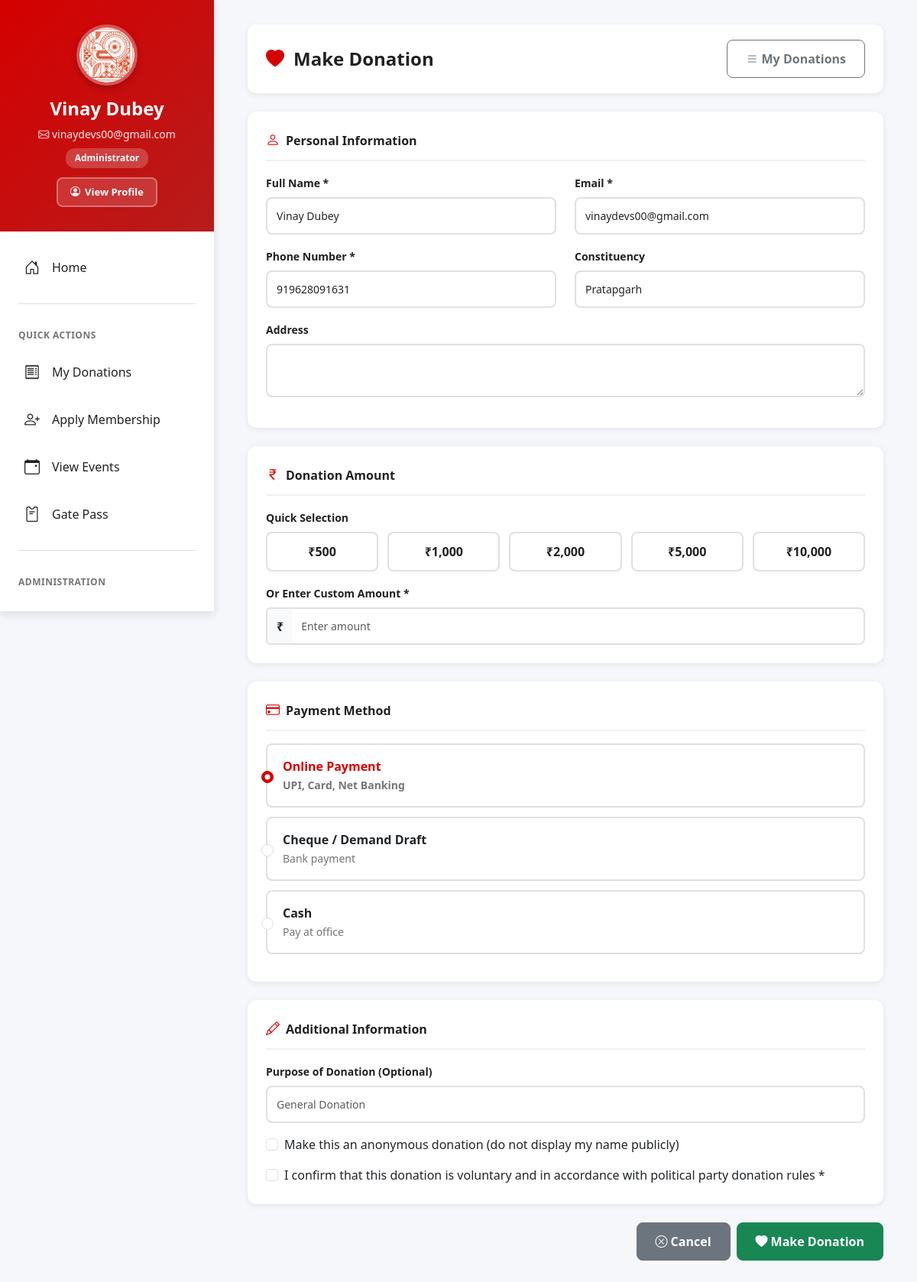
Page /donations/donate/ (signed in) on the committed database.
### accounts/models.py (models this page shows, shortened)
class User(AbstractUser):
    phone_number = models.CharField(max_length=15, unique=True)
    is_phone_verified = models.BooleanField(default=False)
    user_type = models.CharField(max_length=20, choices=USER_TYPE_CHOICES, default='SUPPORTER')
    constituency = models.CharField(max_length=100, blank=True)
    district = models.CharField(max_length=100, blank=True)
    state = models.CharField(max_length=50, blank=True)
    preferred_language = models.CharField(max_length=5, choices=LANGUAGE_CHOICES, default='hi')
    fishing_license_number = models.CharField(max_length=50, blank=True)
    boat_registration = models.CharField(max_length=50, blank=True)
    family_primary_account = models.ForeignKey('self', null=True, blank=True, on_delete=models.SET_NULL, related_name='family_members')
    created_at = models.DateTimeField(auto_now_add=True)
    objects = UserManager()
    USERNAME_FIELD = 'phone_number'
    REQUIRED_FIELDS = ['first_name', 'last_name']

class UserProfile(models.Model):
    user = models.OneToOneField(User, on_delete=models.CASCADE)
    avatar = models.ImageField(upload_to='avatars/', blank=True, null=True)
    bio = models.TextField(blank=True)
    community_type = models.CharField(max_length=20, choices=COMMUNITY_CHOICES, blank=True)
    occupation = models.CharField(max_length=100, blank=True)
    experience_years = models.IntegerField(default=0)
    date_of_birth = models.DateField(null=True, blank=True)
    address = models.TextField(blank=True)
    pincode = models.CharField(max_length=6, blank=True)

### donations/views.py (the view, shortened to what this page needs)
# urls.py: path('donate/', views.donate_form, name='donate'),
def donate_form(request, campaign_id=None):
    campaign = None
    if campaign_id:
        campaign = get_object_or_404(DonationCampaign, id=campaign_id, is_active=True)
    context = {
        'campaign': campaign,
    }
    return render(request, 'donations/donate.html', context)

### templates/donations/donate.html (shortened to what this page needs)
{% extends 'dashboard_base.html' %}
{% block content %}
<div class="container">
    <div class="page-header">
        <div class="page-header-title">
            <i class="bi bi-heart-fill"></i>
            <h1>{% if campaign %}Donate to {{ campaign.title }}{% else %}Make Donation{% endif %}</h1>
        </div>
        <a href="{% url 'donations:my_donations' %}" class="btn btn-outline-secondary">
            <i class="bi bi-list"></i> My Donations
        </a>
    </div>
    <div class="donation-form-container">
        <form method="post">
            <div class="form-section">
                <div class="form-section-title">
                    <i class="bi bi-person"></i>
                    Personal Information
                </div>
                            <div class="row">
                                <div class="col-md-6">
                                    <div class="mb-3">
                                        <label class="form-label">Full Name *</label>
                                        <input type="text" name="donor_name" class="form-control"
                                               value="{% if user.is_authenticated %}{{ user.get_full_name }}{% endif %}" required>
                                    </div>
                                </div>
                                <div class="col-md-6">
                                    <div class="mb-3">
                                        <label class="form-label">Email *</label>
                                        <input type="email" name="donor_email" class="form-control"
                                               value="{% if user.is_authenticated %}{{ user.email }}{% endif %}" required>
                                    </div>
                                </div>
                                <div class="col-md-6">
                                    <div class="mb-3">
                                        <label class="form-label">Phone Number *</label>
                                        <input type="tel" name="donor_phone" class="form-control"
                                               value="{% if user.is_authenticated %}{{ user.phone_number }}{% endif %}" required>
                                    </div>
                                </div>
                                <div class="col-md-6">
                                    <div class="mb-3">
                                        <label class="form-label">Constituency</label>
                                        <input type="text" name="constituency" class="form-control"
                                               value="{% if user.is_authenticated %}{{ user.constituency }}{% endif %}">
                                    </div>
                                </div>
                            </div>
                <div class="mb-3">
                    <label class="form-label">Address</label>
                    <textarea name="donor_address" class="form-control" rows="2"></textarea>
                </div>
            </div>
            <div class="form-section">
                <div class="form-section-title">
                    <i class="bi bi-currency-rupee"></i>
                    Donation Amount
                </div>
                <label class="form-label">Quick Selection</label>
                <div class="quick-amount-grid">
                    <button type="button" class="quick-amount-btn" onclick="setAmount(500)">₹500</button>
                    <button type="button" class="quick-amount-btn" onclick="setAmount(1000)">₹1,000</button>
                    <button type="button" class="quick-amount-btn" onclick="setAmount(2000)">₹2,000</button>
                    <button type="button" class="quick-amount-btn" onclick="setAmount(5000)">₹5,000</button>
                    <button type="button" class="quick-amount-btn" onclick="setAmount(10000)">₹10,000</button>
                </div>
                <label class="form-label">Or Enter Custom Amount *</label>
                <div class="input-group">
                    <span class="input-group-text">₹</span>
                    <input type="number" name="amount" class="form-control" min="1" step="0.01" placeholder="Enter amount" required>
                </div>
            </div>
            <div class="form-section">
                <div class="form-section-title">
                    <i class="bi bi-credit-card"></i>
                    Payment Method
                </div>
                <div class="form-check payment-method-card">
                    <input class="form-check-input" type="radio" name="payment_method"
                           id="online" value="ONLINE" checked>
                    <label class="form-check-label" for="online" style="flex: 1; cursor: pointer;">
                        <div style="font-weight: 600;">Online Payment</div>
                        <small style="color: var(--medium-gray);">UPI, Card, Net Banking</small>
                    </label>
                </div>
                <div class="form-check payment-method-card">
                    <input class="form-check-input" type="radio" name="payment_method"
                           id="cheque" value="CHEQUE">
                    <label class="form-check-label" for="cheque" style="flex: 1; cursor: pointer;">
                        <div style="font-weight: 600;">Cheque / Demand Draft</div>
                        <small style="color: var(--medium-gray);">Bank payment</small>
                    </label>
                </div>
                <div class="form-check payment-method-card">
                    <input class="form-check-input" type="radio" name="payment_method"
                           id="cash" value="CASH">
                    <label class="form-check-label" for="cash" style="flex: 1; cursor: pointer;">
                        <div style="font-weight: 600;">Cash</div>
                        <small style="color: var(--medium-gray);">Pay at office</small>
                    </label>
                </div>
            </div>
            <div class="form-section">
                <div class="form-section-title">
                    <i class="bi bi-pencil"></i>
                    Additional Information
                </div>
                <div class="mb-3">
                    <label class="form-label">Purpose of Donation (Optional)</label>
                    <input type="text" name="purpose" class="form-control"
                           value="{% if campaign %}{{ campaign.title }}{% endif %}"
                           placeholder="General Donation">
                </div>
                <div class="form-check mb-3">
                    <input class="form-check-input" type="checkbox" name="anonymous" id="anonymous">
                    <label class="form-check-label" for="anonymous">
                        Make this an anonymous donation (do not display my name publicly)
                    </label>
                </div>
                <div class="form-check">
                    <input class="form-check-input" type="checkbox" id="termsCheck" required>
                    <label class="form-check-label" for="termsCheck">
                        I confirm that this donation is voluntary and in accordance with political party donation rules *
                    </label>
                </div>
            </div>
            <div class="d-flex gap-2 justify-content-end">
                <a href="{% url 'donations:my_donations' %}" class="btn btn-secondary">
                    <i class="bi bi-x-circle me-1"></i>Cancel
                </a>
                <button type="submit" class="btn btn-success">
                    <i class="bi bi-heart-fill me-1"></i>Make Donation
                </button>
            </div>
        </form>
    </div>
</div>
{% endblock %}

### templates/dashboard_base.html (shortened to what this page needs)
{% load i18n %}
<!DOCTYPE html>
<html lang="{{ LANGUAGE_CODE|default:'hi' }}">
<head>
    <link href="https://cdn.jsdelivr.net/npm/bootstrap@5.3.0/dist/css/bootstrap.min.css" rel="stylesheet">
    <link rel="stylesheet" href="https://cdn.jsdelivr.net/npm/bootstrap-icons@1.11.0/font/bootstrap-icons.css">
</head>
<body>
    <div class="dashboard-wrapper">
        <aside class="dashboard-sidebar" id="dashboardSidebar">
            <div class="sidebar-header">
                {% if user.is_authenticated %}
                    {% if user.userprofile and user.userprofile.avatar %}
                        <img src="{{ user.userprofile.avatar.url }}" alt="{{ user.get_full_name }}" class="sidebar-profile-pic">
                    {% else %}
                        <div class="sidebar-profile-placeholder">
                            <i class="bi bi-person-fill"></i>
                        </div>
                    {% endif %}
                    <h4>{{ user.get_full_name|default:user.phone_number }}</h4>
                    <p><i class="bi bi-envelope"></i> {{ user.email|default:user.phone_number }}</p>
                    <span class="user-role">{{ user.get_user_type_display }}</span>
                    <a href="{% url 'complete_profile' %}" class="view-profile-btn">
                        <i class="bi bi-person-circle"></i>{% trans "View Profile" %}
                    </a>
                {% endif %}
            </div>
            <ul class="sidebar-nav">
                <li class="sidebar-nav-item">
                    <a href="{% url 'dashboard' %}" class="sidebar-nav-link">
                        <i class="bi bi-house-door"></i>
                        <span>{% trans "Home" %}</span>
                    </a>
                </li>
                {% if user.is_authenticated %}
                    <div class="sidebar-divider"></div>
                    <div class="sidebar-section-title">{% trans "Quick Actions" %}</div>
                    <li class="sidebar-nav-item">
                        <a href="{% url 'donations:my_donations' %}" class="sidebar-nav-link">
                            <i class="bi bi-receipt"></i>
                            <span>{% trans "My Donations" %}</span>
                        </a>
                    </li>
                    <li class="sidebar-nav-item">
                        <a href="{% url 'membership:apply_with_payment' %}" class="sidebar-nav-link">
                            <i class="bi bi-person-plus"></i>
                            <span>{% trans "Apply Membership" %}</span>
                        </a>
                    </li>
                    <li class="sidebar-nav-item">
                        <a href="{% url 'campaigns:events_list' %}" class="sidebar-nav-link">
                            <i class="bi bi-calendar-event"></i>
                            <span>{% trans "View Events" %}</span>
                        </a>
                    </li>
                    <li class="sidebar-nav-item">
                        <a href="{% url 'gatepass:dashboard' %}" class="sidebar-nav-link">
                            <i class="bi bi-pass"></i>
                            <span>{% trans "Gate Pass" %}</span>
                        </a>
                    </li>
                    {% load permission_tags %}
                    {% if user.user_type == 'ADMINISTRATOR' or user|has_any_permission %}
                        <div class="sidebar-divider"></div>
                        <div class="sidebar-section-title">{% trans "Administration" %}</div>
                        {% if user.user_type == 'ADMINISTRATOR' or user|has_feature_permission:'USER_MANAGEMENT' %}
                        <li class="sidebar-nav-item">
                            <a href="{% url 'admin_user_list' %}" class="sidebar-nav-link">
                                <i class="bi bi-people"></i>
                                <span>{% trans "Manage Users" %}</span>
                            </a>
                        </li>
                        {% endif %}
                    {% endif %}
                {% endif %}
            </ul>
        </aside>
        <main class="dashboard-main">
            {% block content %}{% endblock %}
        </main>
    </div>
</body>
</html>

### rows in the picture
User: userprofile.avatar (picture), get_full_name "Vinay Dubey", email "vinaydevs00@gmail.com", user_type "Administrator", donor_name "Vinay Dubey", donor_email "vinaydevs00@gmail.com", donor_phone "919628091631", constituency "Pratapgarh"
